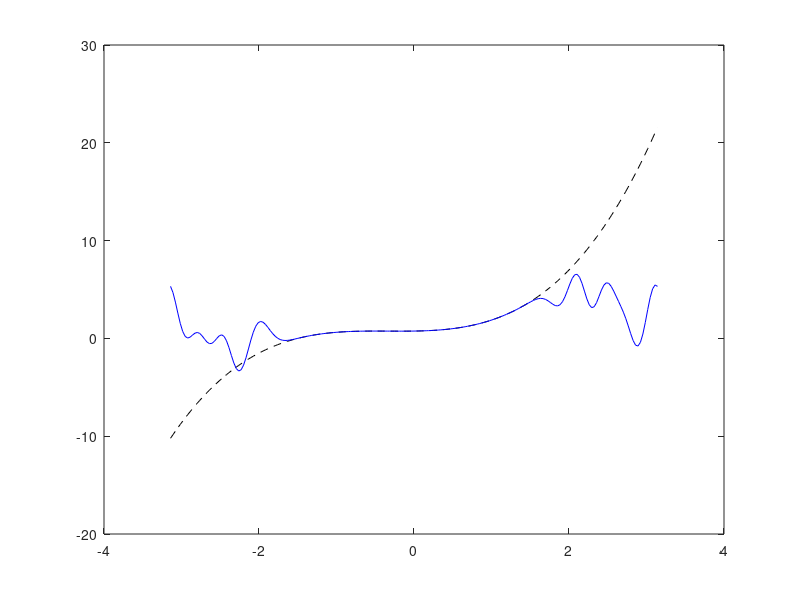
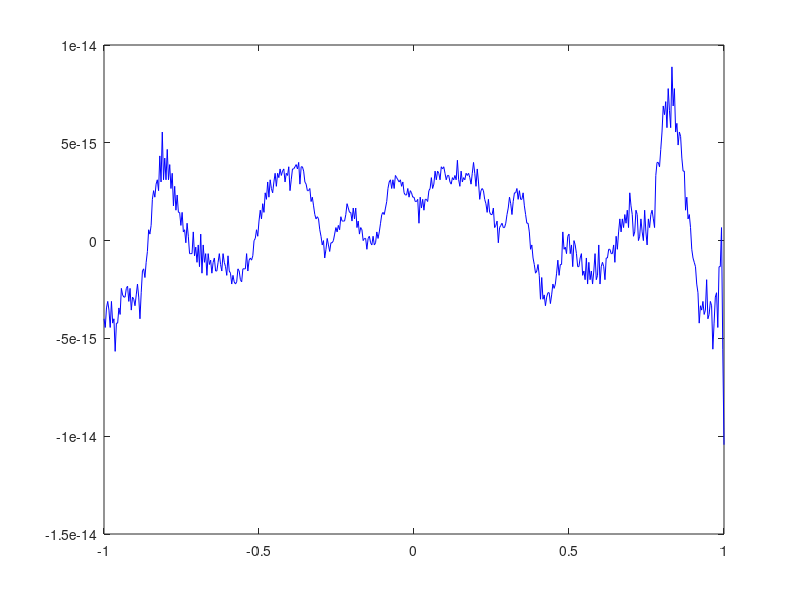

Recreate these plots in MATLAB, in order.
clc
clear all;

n=1001;
P=30;
deg=1;
L=pi;
% L=2;
A=zeros(n,2*P);
% funrho=@(x)(1/4*(2*x.^2+2*x+3)).*x;
% funrho=@(x)(1/4).*(3+2.*x+2.*x.^2).*(1+4.*x.^2.*(1/100).^2).^(1/2);
funrho=@(x)(1/240).*((-109).*26.^(1/2)+(25+x.^2).^(1/2).*(200+93.*x+8.*x.^2+ ...
  6.*x.^3)+(-1425).*asinh((1/5))+(-1425).*asinh((1/5).*x)).*x;
funrho=@(x)2*x.^2-1;
funrho=@(x)(6+x+4*x.^2+4*x.^3)/8;
% funrho=@(x)(3+2*x+2*x.^2)/4;
theta=linspace(0,pi,n);
xp=cos(theta);

for k=1:P
  A(:,k)=cos((k-1)/L*pi*xp)';
  A(:,P+k)=sin(k/L*pi*xp)';
end

b=funrho(xp)';

coef=A\b
norm(coef)
% format long
format1='%16.16f`16\n';
fid = fopen('coef.txt', 'w');
 fprintf(fid,format1,coef);
 fclose(fid);

 
[u,s,v]=svd(A);
bnew=u'*b;
for k=1:2*P,
    if s(k,k)/s(1,1)>1e-13,
        y(k)=bnew(k)/s(k,k);
    else
        y(k)=0;
    end
end
coefnew=v*y';
% coef=coefnew



ntest=201;
xtest=linspace(-L,L,ntest);
ytest=zeros(1,ntest);
for k=1:P,
    ytest=ytest+coef(k)*cos((k-1)*pi/L*xtest)+coef(P+k)*sin(k*pi/L*xtest);
end
%%
a=coef(2:P);
b=coef(P+1:end-1);
cp=a/2-1i*b/2;
cn=conj(cp);
ytest=zeros(1,ntest);
for k=1:P-1
    ytest=ytest+cp(k).*exp(1i*k*xtest*pi/L)+cn(k).*exp(-1i*k*xtest*pi/L);
end
ytest=ytest+coef(1)*cos(0*xtest);

yreal=funrho(xtest);

figure(1)
plot(xtest,yreal,'--k',xtest,ytest,'b')
print(gcf, '-depsc', ['FEx.eps'])
%%
ntest2=501;
xtest2=linspace(-1,1,ntest2);
ytest2=zeros(1,ntest2);
for k=1:P,
    ytest2=ytest2+coef(k)*cos((k-1)*pi/L*xtest2)+coef(P+k)*sin(k*pi/L*xtest2);
end

yreal2=funrho(xtest2);

figure(2) 
plot(xtest2, yreal2-ytest2,'b')
print(gcf, '-depsc', ['FExerr.eps'])